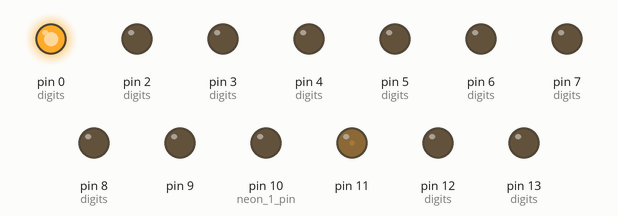
Recording of a program running on a simulated Arduino Nano, built with avr-gcc and run on an emulated ATmega328P. Shown: output pins drawn as LEDs (lit = HIGH).

Above: at 0.15 s.
At 5.25 s:
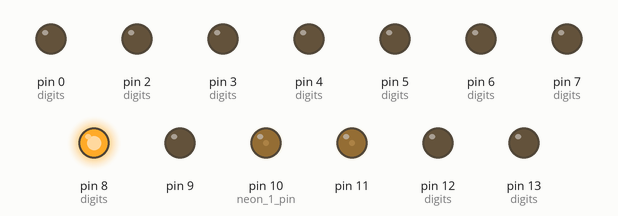
At 10.05 s:
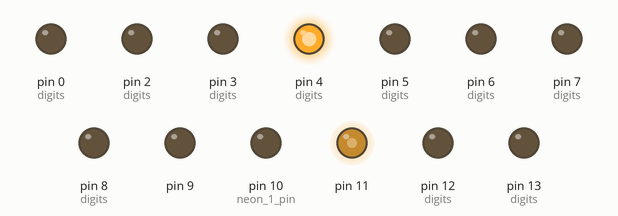
At 19.95 s:
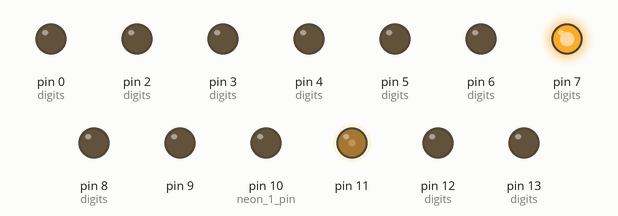
At 29.85 s:
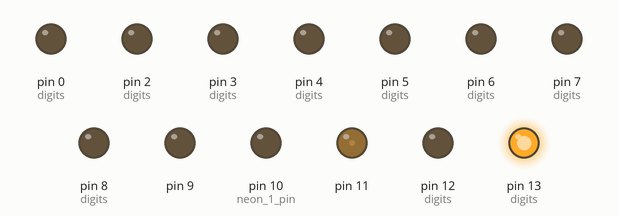
At 39.76 s:
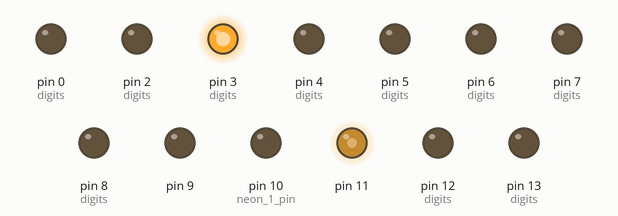
Timing chart, 0 to 40.0 s (numbered marks = the images above):
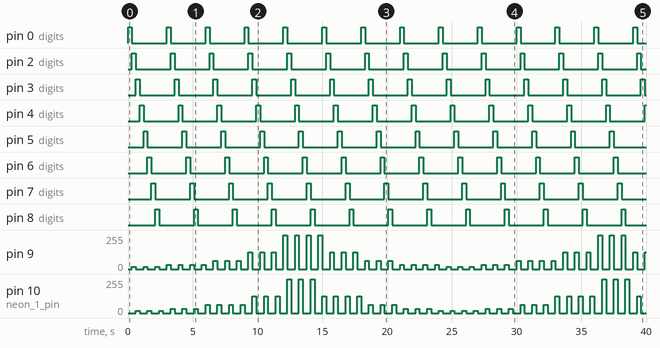

The program:

main.cpp
```cpp
#include <Arduino.h>

struct neon_t {
    uint8_t pin;
    uint8_t state;
    bool is_pwm;

    neon_t (uint8_t _pin, uint8_t _state, bool _is_pwm=false)
        :pin(_pin), state(_state), is_pwm (_is_pwm)
    {}
};

const int neon_1_pin = 10;

neon_t dots[] = {
    {11, LOW, false},
    {9, LOW, true},
    {10,LOW, true},
};

const uint8_t max_dot = sizeof (dots) / sizeof (neon_t);

neon_t digits[] =
{
    {0, LOW},
    //{1, LOW},
    {2,  LOW},
    {3,  LOW},
    {4,  LOW},
    {5,  LOW}, // good
    {6,  LOW},
    {7,  LOW},
    {8,  LOW},  // good
    {12,  LOW},  // good
    {13, LOW},
    //{12, LOW},   // good
    //{12, LOW},
    //{13, LOW},
    //{13, LOW}
};

const int max_digit = sizeof(digits) / sizeof (neon_t);

uint8_t pwm_levels[] = {16, 31, 63, 127, 255, 127, 63, 31};
const uint8_t max_pwm_level = sizeof (pwm_levels) / sizeof (uint8_t);

neon_t anode = {11, LOW};

//int neon_state [sizeof (neon_pins) / sizeof (int)];

void setup() {

    for (auto & dot : dots) {
        pinMode (dot.pin, OUTPUT);
        digitalWrite (dot.pin, dot.state);
    }

    for (auto & digit : digits) {
        pinMode      (digit.pin, OUTPUT);
        digitalWrite (digit.pin, digit.state);
    }

    pinMode (anode.pin, OUTPUT);
    digitalWrite (anode.pin, HIGH);

    //Serial.begin (9600);
}

void loop() {

    static uint8_t digit_counter=0;
    static uint8_t dot_counter=0;
    static uint8_t pwm_counter=0;

    //Serial.print ("Displaying digit: ");
    //Serial.print (digit_counter);
    //Serial.print (" pwm: ");
    //Serial.print (pwm_levels[pwm_counter]);
    //Serial.println();

    for (int i=0; i < max_digit; ++i) {
        //digitalWrite (digits[i].pin, LOW);
        digitalWrite (digits[i].pin, digit_counter == i ? HIGH : LOW);
    }


    for (int i=0; i < max_dot; ++i) {
        auto & dot = dots[i];

        if (dot.is_pwm) {
            analogWrite(dot.pin, (dot_counter == i) ? pwm_levels[pwm_counter] : 0);
        } else {
            digitalWrite(dot.pin, (dot_counter == i) ? HIGH : LOW);
        }
    }

    analogWrite (anode.pin, pwm_levels[pwm_counter]);

    ++dot_counter;
    if (dot_counter >= max_dot) {
        dot_counter = 0;
    }

    ++ digit_counter;
    if (digit_counter >= max_digit) {
        digit_counter = 0;

        ++pwm_counter;
        if (pwm_counter >= max_pwm_level) {
            pwm_counter = 0;
        }
    }

    delay (300);

    // put your main code here, to run repeatedly:
}
```

Measured:
- by itself, pin 9: 0/255 → 16/255 at 0.30 s, → 0/255 0.30 s later, → 16/255 0.60 s later, → 0/255 0.30 s later, … (89 changes in this stretch)
- by itself, pin 11: 0/255 → 16/255 at 0.00 s, → 31/255 3.0 s later, → 63/255 3.0 s later, → 127/255 3.0 s later, … (14 changes in this stretch)
- by itself, pin 10 (neon_1_pin): 0/255 → 16/255 at 0.60 s, → 0/255 0.30 s later, → 16/255 0.60 s later, → 0/255 0.30 s later, … (88 changes in this stretch)
- by itself, pin 0 (digits), pin 2 (digits), pin 3 (digits), pin 4 (digits), pin 5 (digits), pin 6 (digits), pin 7 (digits), pin 8 (digits), pin 12 (digits), pin 13 (digits): alternates HIGH for 0.30 s and LOW for 2.7 s
